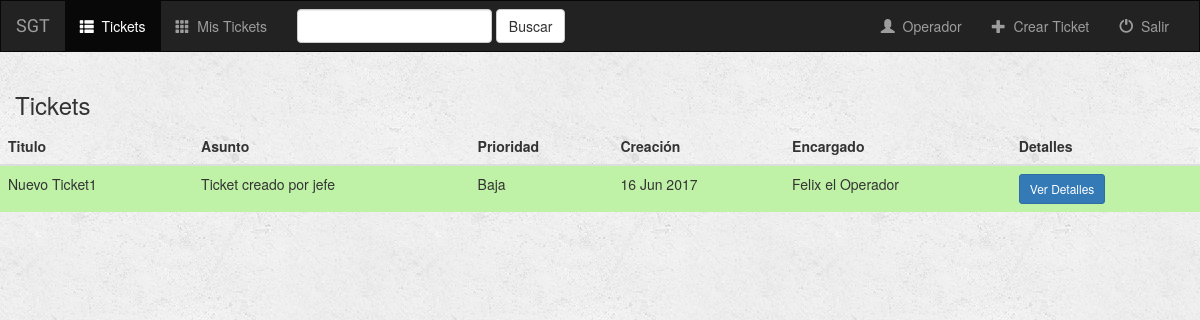
Page /ticket/ (signed in) on the committed database.
### ticket/models.py (models this page shows, shortened)
class Ticket(models.Model):
    titulo = models.CharField(max_length=100)
    asunto = models.CharField(max_length=300, null=True)
    contenido = models.CharField(max_length=300, null=True)
    prioridad = models.CharField(max_length=15, choices=(('Urgente', 'Urgente'), ('Estandar', 'Estandar'),
                                                         ('Baja', 'Baja')))
    impacto = models.CharField(max_length=8, null=True)
    direccionamiento = models.CharField(max_length=10, null=True)
    cybersystem = models.CharField(max_length=10, null=True)
    fecha_apertura = models.DateField(auto_now_add=True)
    fecha_cierre = models.DateField(null=True)
    cerrado = models.BooleanField(default=False)
    aplazado = models.BooleanField(default=False)
    fecha_aplazo = models.DateField(null=True, default = date.today())
    tiempo_restante_aplazo = models.DurationField(null=True)
    asignado = models.BooleanField(default=False)
    eliminado = models.BooleanField(default=False)
    creador = models.ForeignKey(User, related_name='creador')
    encargado = models.ForeignKey(User, related_name='encargado', null=True)
    cerrador = models.ForeignKey(User, related_name='cerrador', null=True)

class Empleado(models.Model):
    user = models.OneToOneField(User, on_delete=models.CASCADE)
    birth_date = models.DateField
    cargo = models.CharField(max_length=200)
    departamento = models.CharField(max_length=200)
    perfil = models.CharField(max_length=200, choices=(('operador', 'Operador'),
                                                       ('supervisor', 'Supervisor'), ('jefe', 'Jefe')))
    direccion = models.CharField(max_length=200)
    def __str__(self):
        return self.user.first_name + " " + self.user.last_name

### ticket/views.py (the view)
def index(request):
    context = {'tickets_active': 'active', 'mis_tickets_active': '', 'tickets_cerrados_active': '',
               'tickets_eliminados_active': '', 'tickets_no_asignados_active': '', 'tickets_aplazados_active': ''}
    if not request.user.is_authenticated():
        return render(request, 'ticket/login.html')
    else:
        context['tickets'] = Ticket.objects.filter(cerrado=False, eliminado=False, aplazado=False)
        context['base'] = 'ticket/' + request.user.empleado.perfil + '/base.html'
        return render(request, 'ticket/index.html', context)

### templates/ticket/index.html (shortened to what this page needs)
{% extends base %}
{% block tickets_active %}{{ tickets_active }}{% endblock %}
{% block mis_tickets_active %}{{ mis_tickets_active }}{% endblock %}
{% block body %}
<div class="albums-container container-fluid">
    <div class="row">
        <div class="col-sm-12">
            <h3>Tickets</h3>
        </div>
        {% if tickets %}
            <table class="table">
                <thead>
                <tr>
                    <th>Titulo</th>
                    <th>Asunto</th>
                    <th>Prioridad</th>
                    <th>Creación</th>
                    <th>Encargado</th>
                    <th>Detalles</th>
                </tr>
                </thead>
                <tbody>
                {% for ticket in tickets %}
                    <tr {% if ticket.prioridad == 'Baja' %}
                            style="background-color:#BFF2A7"
                        {% elif ticket.prioridad == 'Estandar' %}
                            style="background-color:#F2EFA7"
                        {% elif ticket.prioridad == 'Urgente' %}
                            style="background-color:#F2B2A7"
                        {% endif %}>
                        <td>{{ ticket.titulo }}</td>
                        <td>{{ ticket.asunto }}</td>
                        <td>{{ ticket.prioridad }}</td>
                        <td>{{ ticket.fecha_apertura|date:"d M Y" }}</td>
                        <td>{% if ticket.encargado %} {{ ticket.encargado.empleado }} {% else %} ------ {% endif %}</td>
                        <td><a href="{% url 'ticket:detail' ticket.id %}" class="btn btn-primary btn-sm" role="button">Ver Detalles</a></td>
                    </tr>
                {% endfor %}
                </tbody>
            </table>
        {% endif %}
    </div>
</div>
{% endblock %}

### ticket/static/ticket/style.css (style rules this page uses)
body { background: white url("images/background.png"); }

### rows in the picture
Ticket: titulo "Nuevo Ticket1", asunto "Ticket creado por jefe", prioridad "Baja", fecha_apertura "16 Jun 2017", encargado.empleado "Felix el Operador"
